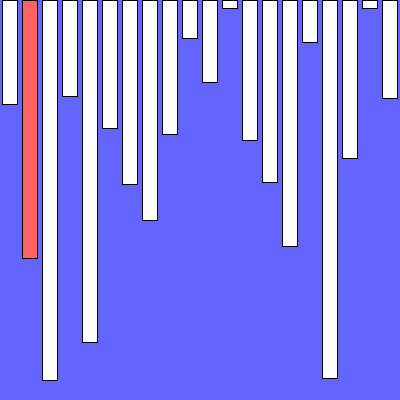
Frame 1 (no input)
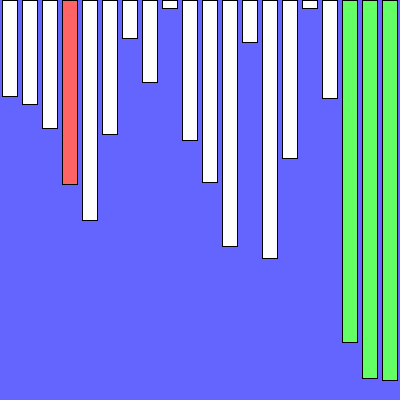
Frame 60 (the mouse pressed at the canvas centre just before this capture)
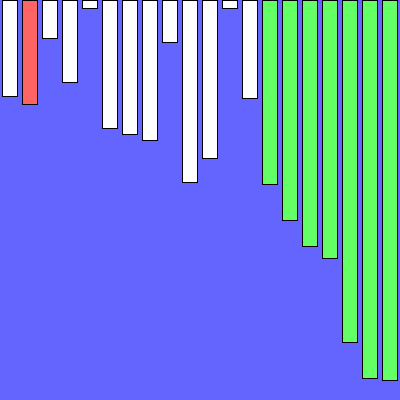
Frame 120 (the mouse held since frame 60 and released just before this capture)

The Processing sketch that drew these frames (run headless with seeded random() and noise(); from frame 60 on, the mouse is pressed at the canvas centre):

// Processing sketch: processing_96685
// ── processing_96685.pde

ArrayList<Integer> a;
int i = 0;
boolean set = false;
int j = 1,b = 0;

void setup(){
  size(400,400);
  a = new ArrayList<Integer>(20);
  for(int i = 0; i < 20; i++){
    a.add((int)random(1,200));
  }
}

void draw(){
  if(i < a.size()){
    if(j < a.size()-i){
      if(a.get(j-1) > a.get(j)){
        b = a.get(j-1);
        a.set(j-1,a.get(j));
        a.set(j,b);
      }
      j++;
    } else {
      i++;
      j = 1;
    }
  } else {
    noLoop();
  }
  background(100,100,255);
  fill(255);
  for(int k = 0; k < a.size(); k++){
    rect(k*20 + 2.5, 0, 15, a.get(k)*2);
  }
  fill(255,100,100);
  rect((j-1)*20 + 2.5, 0, 15, a.get(j-1)*2);
  fill(100,255,100);
  for(int k = a.size() - i; k < a.size(); k++){
    rect(k*20 + 2.5, 0, 15, a.get(k)*2);
  }
  for(int t = 0; t < 101000000; t++);
}
